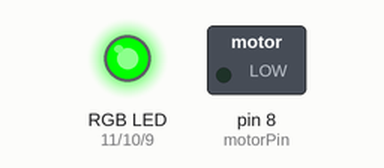
Simulated run of this sketch. Board: Arduino Uno, built with avr-gcc and run on an emulated ATmega328P. Shown: switched loads named in the sketch (green lamp = pin HIGH), an RGB LED mixed from three pins (HIGH = lit).

Above: at 0.1 s.
At 32.7 s:
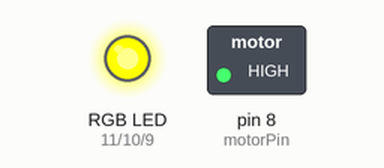
At 65.3 s:
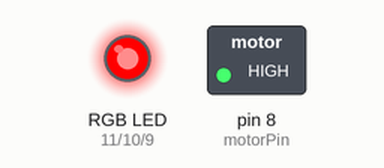
Timing chart, 0 to 99.3 s (numbered marks = the images above):
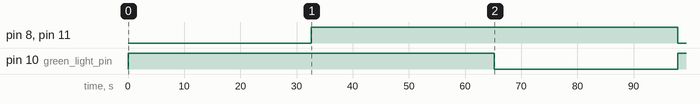

The sketch:

fan_and_lcd_hackumass.ino
```cpp
#include <LiquidCrystal.h>
LiquidCrystal lcd (2,3,4,5,6,7);
int red_light_pin= 11;
int green_light_pin = 10;
int blue_light_pin = 9;
int motorPin = 8;

void setup() {
  pinMode(red_light_pin, OUTPUT);
  pinMode(green_light_pin, OUTPUT);
  pinMode(blue_light_pin, OUTPUT);
}
void loop() {
  int onTime = 30000;  // milliseconds to turn the motor on
  int offTime = 30000; // milliseconds to turn the motor off

  char * greenStr = "you can do this!";
  char * yellowStr = "hang in there...";
  char * redStr = "time to chill!  ";
  int textDelay = 100; // milliseconds between each character

  //Start work
  RGB_color(0, 255, 0); // Green
  analogWrite(motorPin, 0);
  for (int i = 0; i < 16; i++) {
    lcd.setCursor(i, 0);
    lcd.print(greenStr[i]);
    delay(textDelay);
  }
  load(offTime);               // delay for offTime milliseconds

  //Approaching break
  lcd.clear();
  RGB_color(255, 255, 0); // Yellow//
  analogWrite(motorPin, 128);  // turn the motor off
  for (int i = 0; i < 16; i++) {
    lcd.setCursor(i, 0);
    lcd.print(yellowStr[i]);
    delay(textDelay);
  }
  load(onTime);


  //Take a break
  lcd.clear();
  RGB_color(255, 0, 0); // Red
  analogWrite(motorPin, 255); // turn the motor on (full speed)
  lcd.print("You should take a break!");
  for (int i = 0; i < 16; i++) {
    lcd.setCursor(i, 0);
    lcd.print(redStr[i]);
    delay(textDelay);
  }
  load(onTime);               // delay for onTime milliseconds
  lcd.clear();
}
void RGB_color(int red_light_value, int green_light_value, int blue_light_value)
 {
  analogWrite(red_light_pin, red_light_value);
  analogWrite(green_light_pin, green_light_value);
  analogWrite(blue_light_pin, blue_light_value);
}
void speedUpandDown()
{
  int speed;
  int delayTime = 20; // milliseconds between each speed step

  // accelerate the motor
  for(speed = 0; speed <= 255; speed++)
  {
    analogWrite(motorPin,speed);  // set the new speed
    delay(delayTime);             // delay between speed steps
  }
  // decelerate the motor
  for(speed = 255; speed >= 0; speed--)
  {
    analogWrite(motorPin,speed);  // set the new speed
    delay(delayTime);             // delay between speed steps
  }
}


// Input a speed from 0-255 over the Serial port
void serialSpeed()
{
  int speed;

  Serial.println("Type a speed (0-255) into the box above,");
  Serial.println("then click [send] or press [return]");
  Serial.println();  // Print a blank line

  // In order to type out the above message only once,
  // we'll run the rest of this function in an infinite loop:

  while(true)  // "true" is always true, so this will loop forever.
  {
    // Check to see if incoming data is available:
    while (Serial.available() > 0)
    {
      speed = Serial.parseInt();  // parseInt() reads in the first integer value from the Serial Monitor.
      speed = constrain(speed, 0, 255); // constrains the speed between 0 and 255
                                        // because analogWrite() only works in this range.

      Serial.print("Setting speed to ");  // feedback and prints out the speed that you entered.
      Serial.println(speed);

      analogWrite(motorPin, speed);  // sets the speed of the motor.
    }
  }
}
void load(int tDelay) {
    delay(1000);
    for (int i = 0; i < 16; i++) {
      if (i != 0) {
      int j;
      char loadStr[16];
      for (j = 0; j < (16-i); j++) {
        loadStr[j] = '-';
      }
      for (; j < 16; j++) {
        loadStr[j] = ' ';
      }
     lcd.setCursor(0, 1);
     lcd.print(loadStr);
     Serial.println(loadStr);
      }
    delay(tDelay/16);

  }
}
```

Measured:
- by itself, pin 8 (motorPin), pin 11 (red_light_pin): LOW → HIGH at 32.6 s, → LOW 65.2 s later
- by itself, pin 10 (green_light_pin): LOW → HIGH at 0.00 s, → LOW 65.2 s later, → HIGH 32.6 s later
